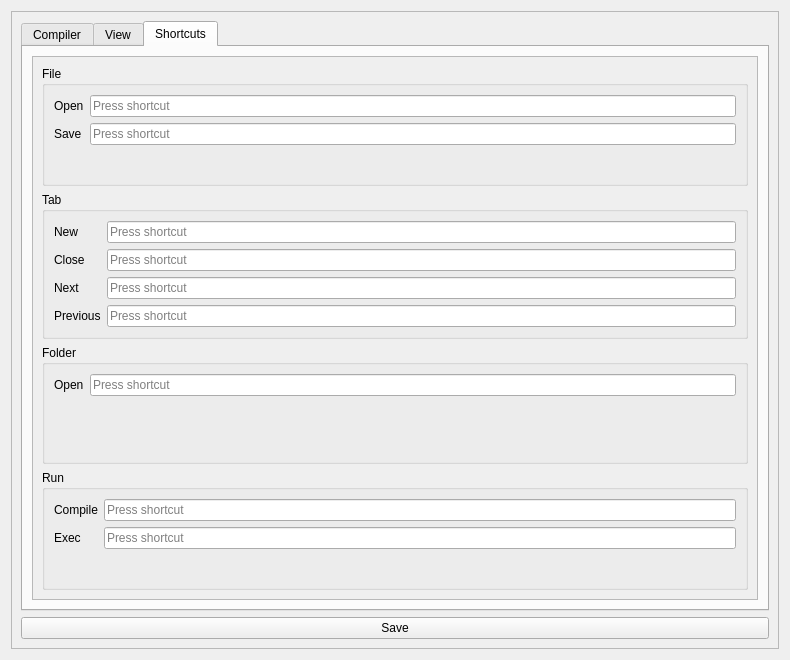
<?xml version="1.0" encoding="UTF-8"?>
<ui version="4.0">
 <class>PreferencesDialog</class>
 <widget class="QDialog" name="PreferencesDialog">
  <property name="geometry">
   <rect>
    <x>0</x>
    <y>0</y>
    <width>790</width>
    <height>660</height>
   </rect>
  </property>
  <property name="windowTitle">
   <string>Dialog</string>
  </property>
  <layout class="QVBoxLayout" name="verticalLayout_2">
   <item>
    <widget class="QScrollArea" name="scrollArea">
     <property name="widgetResizable">
      <bool>true</bool>
     </property>
     <widget class="QWidget" name="scrollAreaWidgetContents">
      <property name="geometry">
       <rect>
        <x>0</x>
        <y>0</y>
        <width>770</width>
        <height>640</height>
       </rect>
      </property>
      <layout class="QVBoxLayout" name="verticalLayout_3">
       <item>
        <widget class="QTabWidget" name="tabWidget">
         <property name="currentIndex">
          <number>2</number>
         </property>
         <widget class="QWidget" name="tab">
          <attribute name="title">
           <string>Compiler</string>
          </attribute>
          <layout class="QVBoxLayout" name="verticalLayout">
           <item>
            <widget class="QScrollArea" name="scrollArea_2">
             <property name="widgetResizable">
              <bool>true</bool>
             </property>
             <widget class="QWidget" name="scrollAreaWidgetContents_2">
              <property name="geometry">
               <rect>
                <x>0</x>
                <y>0</y>
                <width>728</width>
                <height>540</height>
               </rect>
              </property>
              <layout class="QVBoxLayout" name="verticalLayout_4">
               <item>
                <layout class="QHBoxLayout" name="horizontalLayout_2">
                 <item>
                  <widget class="QLabel" name="compiler_path_label">
                   <property name="text">
                    <string>Compiler path:</string>
                   </property>
                  </widget>
                 </item>
                 <item>
                  <widget class="QLineEdit" name="compiler_path_input"/>
                 </item>
                </layout>
               </item>
               <item>
                <layout class="QHBoxLayout" name="horizontalLayout_3">
                 <item>
                  <widget class="QLabel" name="label_2">
                   <property name="text">
                    <string>Compiler arguments:</string>
                   </property>
                  </widget>
                 </item>
                 <item>
                  <widget class="QLineEdit" name="compiler_args_input"/>
                 </item>
                </layout>
               </item>
              </layout>
             </widget>
            </widget>
           </item>
          </layout>
         </widget>
         <widget class="QWidget" name="tab_2">
          <attribute name="title">
           <string>View</string>
          </attribute>
          <layout class="QVBoxLayout" name="verticalLayout_5">
           <item>
            <widget class="QScrollArea" name="scrollArea_3">
             <property name="widgetResizable">
              <bool>true</bool>
             </property>
             <widget class="QWidget" name="scrollAreaWidgetContents_3">
              <property name="geometry">
               <rect>
                <x>0</x>
                <y>0</y>
                <width>728</width>
                <height>540</height>
               </rect>
              </property>
              <layout class="QVBoxLayout" name="verticalLayout_6">
               <item>
                <layout class="QHBoxLayout" name="horizontalLayout">
                 <item>
                  <widget class="QLabel" name="label">
                   <property name="text">
                    <string>Editor font:</string>
                   </property>
                  </widget>
                 </item>
                 <item>
                  <widget class="QPushButton" name="editor_font_button">
                   <property name="text">
                    <string>Choose...</string>
                   </property>
                  </widget>
                 </item>
                </layout>
               </item>
              </layout>
             </widget>
            </widget>
           </item>
          </layout>
         </widget>
         <widget class="QWidget" name="tab_3">
          <attribute name="title">
           <string>Shortcuts</string>
          </attribute>
          <layout class="QVBoxLayout" name="verticalLayout_7">
           <item>
            <widget class="QScrollArea" name="scrollArea_4">
             <property name="widgetResizable">
              <bool>true</bool>
             </property>
             <widget class="QWidget" name="scrollAreaWidgetContents_4">
              <property name="geometry">
               <rect>
                <x>0</x>
                <y>0</y>
                <width>728</width>
                <height>540</height>
               </rect>
              </property>
              <layout class="QVBoxLayout" name="verticalLayout_8">
               <item>
                <widget class="QGroupBox" name="file_groupbox">
                 <property name="title">
                  <string>File</string>
                 </property>
                 <layout class="QFormLayout" name="formLayout">
                  <item row="0" column="0">
                   <widget class="QLabel" name="label_3">
                    <property name="text">
                     <string>Open</string>
                    </property>
                   </widget>
                  </item>
                  <item row="0" column="1">
                   <widget class="QKeySequenceEdit" name="file_open_seq_edit"/>
                  </item>
                  <item row="1" column="0">
                   <widget class="QLabel" name="label_4">
                    <property name="text">
                     <string>Save</string>
                    </property>
                   </widget>
                  </item>
                  <item row="1" column="1">
                   <widget class="QKeySequenceEdit" name="file_save_seq_edit"/>
                  </item>
                 </layout>
                </widget>
               </item>
               <item>
                <widget class="QGroupBox" name="tab_groupbox">
                 <property name="title">
                  <string>Tab</string>
                 </property>
                 <layout class="QFormLayout" name="formLayout_2">
                  <item row="0" column="0">
                   <widget class="QLabel" name="label_5">
                    <property name="text">
                     <string>New</string>
                    </property>
                   </widget>
                  </item>
                  <item row="0" column="1">
                   <widget class="QKeySequenceEdit" name="tab_new_seq_edit"/>
                  </item>
                  <item row="1" column="0">
                   <widget class="QLabel" name="label_6">
                    <property name="text">
                     <string>Close</string>
                    </property>
                   </widget>
                  </item>
                  <item row="1" column="1">
                   <widget class="QKeySequenceEdit" name="tab_close_seq_edit"/>
                  </item>
                  <item row="2" column="0">
                   <widget class="QLabel" name="label_7">
                    <property name="text">
                     <string>Next</string>
                    </property>
                   </widget>
                  </item>
                  <item row="2" column="1">
                   <widget class="QKeySequenceEdit" name="tab_next_seq_edit"/>
                  </item>
                  <item row="3" column="0">
                   <widget class="QLabel" name="label_8">
                    <property name="text">
                     <string>Previous</string>
                    </property>
                   </widget>
                  </item>
                  <item row="3" column="1">
                   <widget class="QKeySequenceEdit" name="tab_prev_seq_edit"/>
                  </item>
                 </layout>
                </widget>
               </item>
               <item>
                <widget class="QGroupBox" name="folder_groupbox">
                 <property name="title">
                  <string>Folder</string>
                 </property>
                 <layout class="QFormLayout" name="formLayout_3">
                  <item row="0" column="0">
                   <widget class="QLabel" name="label_9">
                    <property name="text">
                     <string>Open</string>
                    </property>
                   </widget>
                  </item>
                  <item row="0" column="1">
                   <widget class="QKeySequenceEdit" name="folder_open_seq_edit"/>
                  </item>
                 </layout>
                </widget>
               </item>
               <item>
                <widget class="QGroupBox" name="run_groupbox">
                 <property name="title">
                  <string>Run</string>
                 </property>
                 <layout class="QFormLayout" name="formLayout_4">
                  <item row="0" column="0">
                   <widget class="QLabel" name="label_10">
                    <property name="text">
                     <string>Compile</string>
                    </property>
                   </widget>
                  </item>
                  <item row="0" column="1">
                   <widget class="QKeySequenceEdit" name="run_compile_seq_edit"/>
                  </item>
                  <item row="1" column="0">
                   <widget class="QLabel" name="label_11">
                    <property name="text">
                     <string>Exec</string>
                    </property>
                   </widget>
                  </item>
                  <item row="1" column="1">
                   <widget class="QKeySequenceEdit" name="run_exec_seq_edit"/>
                  </item>
                 </layout>
                </widget>
               </item>
              </layout>
             </widget>
            </widget>
           </item>
          </layout>
         </widget>
        </widget>
       </item>
       <item>
        <widget class="QPushButton" name="save_button">
         <property name="text">
          <string>Save</string>
         </property>
        </widget>
       </item>
      </layout>
     </widget>
    </widget>
   </item>
  </layout>
 </widget>
 <resources/>
 <connections>
  <connection>
   <sender>save_button</sender>
   <signal>clicked()</signal>
   <receiver>PreferencesDialog</receiver>
   <slot>save()</slot>
   <hints>
    <hint type="sourcelabel">
     <x>394</x>
     <y>628</y>
    </hint>
    <hint type="destinationlabel">
     <x>394</x>
     <y>329</y>
    </hint>
   </hints>
  </connection>
 </connections>
 <slots>
  <slot>save()</slot>
 </slots>
</ui>
